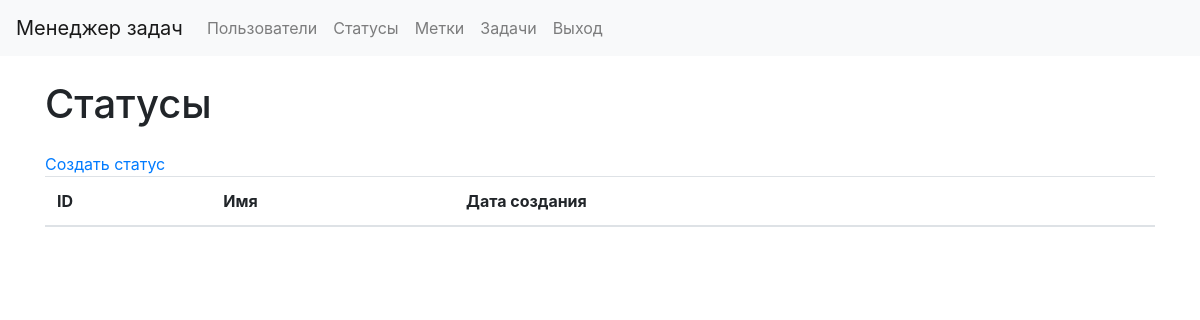
The page /statuses/ (signed in) on the database as committed earlier.
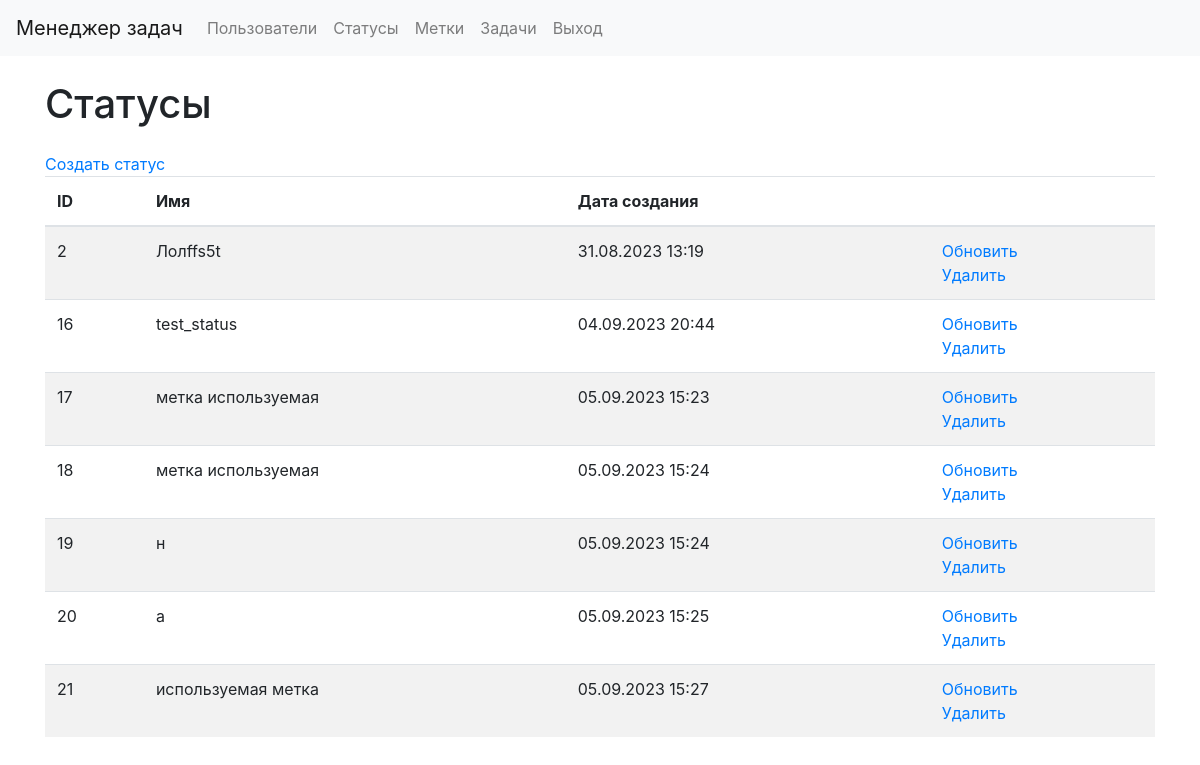
The same page on the database as committed later.
### statuses/models.py (models this page shows, shortened)
class Status(models.Model):
    name = models.CharField(
        max_length=100,
        db_index=True,
        verbose_name="Статус"
    )
    created_at = models.DateTimeField(
        auto_now_add=True,
        verbose_name="Время создания"
    )
    updated_at = models.DateTimeField(
        auto_now=True,
        verbose_name="Время изменения"
    )
    class Meta:
        verbose_name = 'Статус'
        verbose_name_plural = 'Статусы'
        ordering = ['id']

### statuses/views.py (the view)
# urls.py: path('', StatusesList.as_view(), name="statuses_list"),
class StatusesList(LoginRequiredMixin, DataMixin, ListView):
    model = Status
    template_name = "statuses/statuses_list.html"
    context_object_name = "statuses"
    def get_context_data(self, *, object_list=None, **kwargs):
        context = super().get_context_data(**kwargs)
        c_def = self.get_user_context(title=_("Statuses"))
        return context | c_def
    def get_queryset(self):
        return Status.objects.all()

### task_manager/utils.py (called while the page is built)
    def get_user_context(self, **kwargs):
        context = kwargs
        user_menu = menu.copy()
        if self.request.user.is_authenticated:
            user_menu.pop(4)
            user_menu.pop(4)
        if not self.request.user.is_authenticated:
            user_menu.pop(1)
            user_menu.pop(1)
            user_menu.pop(1)
            user_menu.pop(3)
        context['menu'] = user_menu
        return context

### task_manager/templates/statuses/statuses_list.html (shortened to what this page needs)
{% extends 'layout.html' %}
{% load bootstrap4 %}
{% block content %}
{% load i18n %}
<div class="container wrapper flex-grow-1">
    <h1 class="my-4">{% trans "Statuses" %}</h1>
    <a class=nav-link" href="{% url "statuses_create" %}"> {% trans "Create status" %} </a>
    <table class="table table-striped">
        <thead>
            <tr>
                <th>ID</th>
                <th>{% trans "Name" %}</th>
                <th>{% trans "Creation date" %}</th>
                <th></th>
            </tr>
        </thead>
        <tbody>
            {% for status in statuses %}
            <tr>
                <td> {{ status.id }} </td>
                <td> {{ status.name }} </td>
                <td> {{ status.created_at|date:"d.m.Y H:i" }} </td>
                <td>
                    <a href="{% url "statuses_update" status.id %}">{% trans "Update" %}</a>
                    <br>
                    <a href="{% url "statuses_delete" status.id %}">{% trans "Delete" %}</a>
                </td>
            </tr>
            {% endfor %}
        </tbody>
    </table>
</div>
{% endblock %}

### task_manager/templates/layout.html (shortened to what this page needs)
<!DOCTYPE html>
<html lang="en">
<head>
</head>
<body>
    {% block mainmenu %}
    {% load bootstrap4 %}
        {% load i18n %}
    {% bootstrap_css %}
    {% bootstrap_javascript jquery='full' %}{% load i18n %}
    <nav class="navbar navbar-expand-lg navbar-light bg-light">
        <a class="navbar-brand" href="{% url "main_page" %}"> {% trans "Task Manager" %} </a>
        <div class="collapse navbar-collapse" id="navbarToggleExternalContent">
            <ul class="navbar-nav mr-auto">
                {% for menu_tag in menu %}
                <li class="nav-item">
                    <a class="nav-link" href="{% url menu_tag.url_name %}"> {{ menu_tag.title }} </a>
                </li>
                {% endfor %}
            </ul>
        </div>
    </nav>
    {% endblock mainmenu %}
    {% block content %}
    {% endblock %}
</body>
</html>

Rows that differ between the two databases and show on the page:
added Status: id "2", name "Лолffs5t", created_at "31.08.2023 13:19"
added Status: id "16", name "test_status", created_at "04.09.2023 20:44"
added Status: id "17", name "метка используемая", created_at "05.09.2023 15:23"
added Status: id "18", name "метка используемая", created_at "05.09.2023 15:24"
added Status: id "19", name "н", created_at "05.09.2023 15:24"
added Status: id "20", name "а", created_at "05.09.2023 15:25"
added Status: id "21", name "используемая метка", created_at "05.09.2023 15:27"
